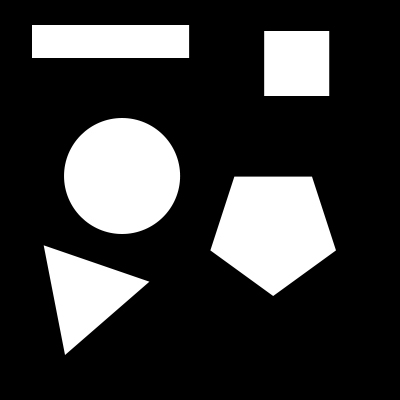
#> input picture imagens/formas_binario.jpg, 400 x 400 px
$ python comp_form_geom-01.py   (older library calls are emulated)
#> lines starting #> are read from the running program, lines starting #| are printed output that depends on the picture; after the words box and inside, x2 and y2 are one past the last pixel; in counts of white or black regions, pixels touching at a corner belong together
import cv2
import numpy as np

FONTE = cv2.FONT_HERSHEY_SIMPLEX

img_binaria = cv2.imread('formas_binario.jpg')
#> img_binaria is the input picture: shape (400, 400, 3); min 0, max 255, mean 57
blurred = cv2.GaussianBlur(img_binaria, (5, 5), 0)
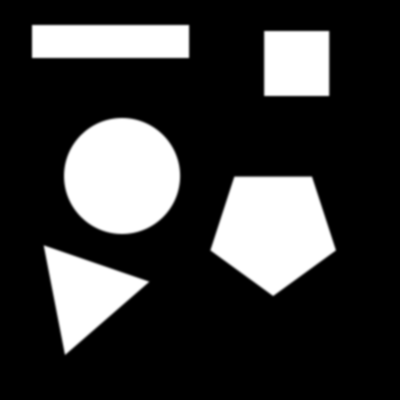
#> blurred: shape (400, 400, 3); min 0, max 255, mean 57

img_binaria_gray = cv2.cvtColor(blurred, cv2.COLOR_BGR2GRAY)

img, cont, hier = cv2.findContours(img_binaria_gray, cv2.RETR_EXTERNAL, cv2.CHAIN_APPROX_NONE)
#> cont = 5 contours; box (x1, y1, x2, y2) and area: (62, 116, 183, 236) 11414, (208, 174, 338, 298) 11272, (41, 243, 152, 357) 6196, (30, 23, 192, 60) 5795, (262, 29, 332, 98) 4691

for c in cont:
    perimetro = cv2.arcLength(c, True)
    approx = cv2.approxPolyDP(c, 0.04 * perimetro, True)
    cv2.drawContours(img_binaria, [c], -1, (0,255,0), 1)
    x, y, w, h = cv2.boundingRect(c)

    if len(approx) == 3:
        forma = "Triangulo"

    elif len(approx) == 4:
        forma = "Quadrado" if (w/h) >= 0.95 and (w/h) <= 1.05 else "Retangulo"

    elif len(approx) == 5:
        forma = "Pentagono"

    else:
        forma = "Circulo"

    cv2.putText(img_binaria, forma,(x, y), FONTE, 0.5,(0,255,0),1,cv2.LINE_AA)
#> this loop made 5 passes
#> (perimetro, approx, x, y, w, h, forma) on passes 1, 4, 5: (368.1, [[42, 243], [67, 356], [151, 280]], 41, 243, 111, 114, 'Triangulo'), (272.8, [[262, 29], [262, 97], [331, 96], [330, 29]], 262, 29, 70, 69, 'Quadrado'), (392.8, [[30, 23], [30, 59], [191, 58], [190, 23]], 30, 23, 162, 37, 'Retangulo')
#> (perimetro, x, y, w, h, forma) on passes 2 to 3: (421.4, 208, 174, 130, 124, 'Pentagono'), (399.7, 62, 116, 121, 120, 'Circulo')
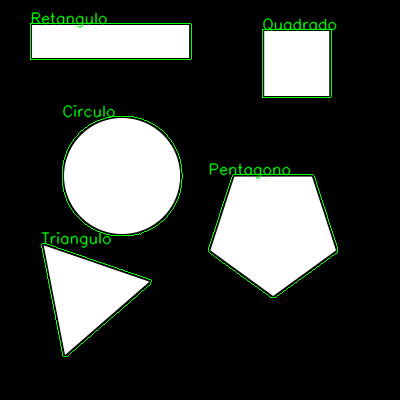
#> img_binaria: shape (400, 400, 3); 2.53% of pixels changed, all inside (x1, y1, x2, y2) = (30, 11, 338, 357)

cv2.imshow('RESULTADO', img_binaria)
cv2.waitKey(0)
